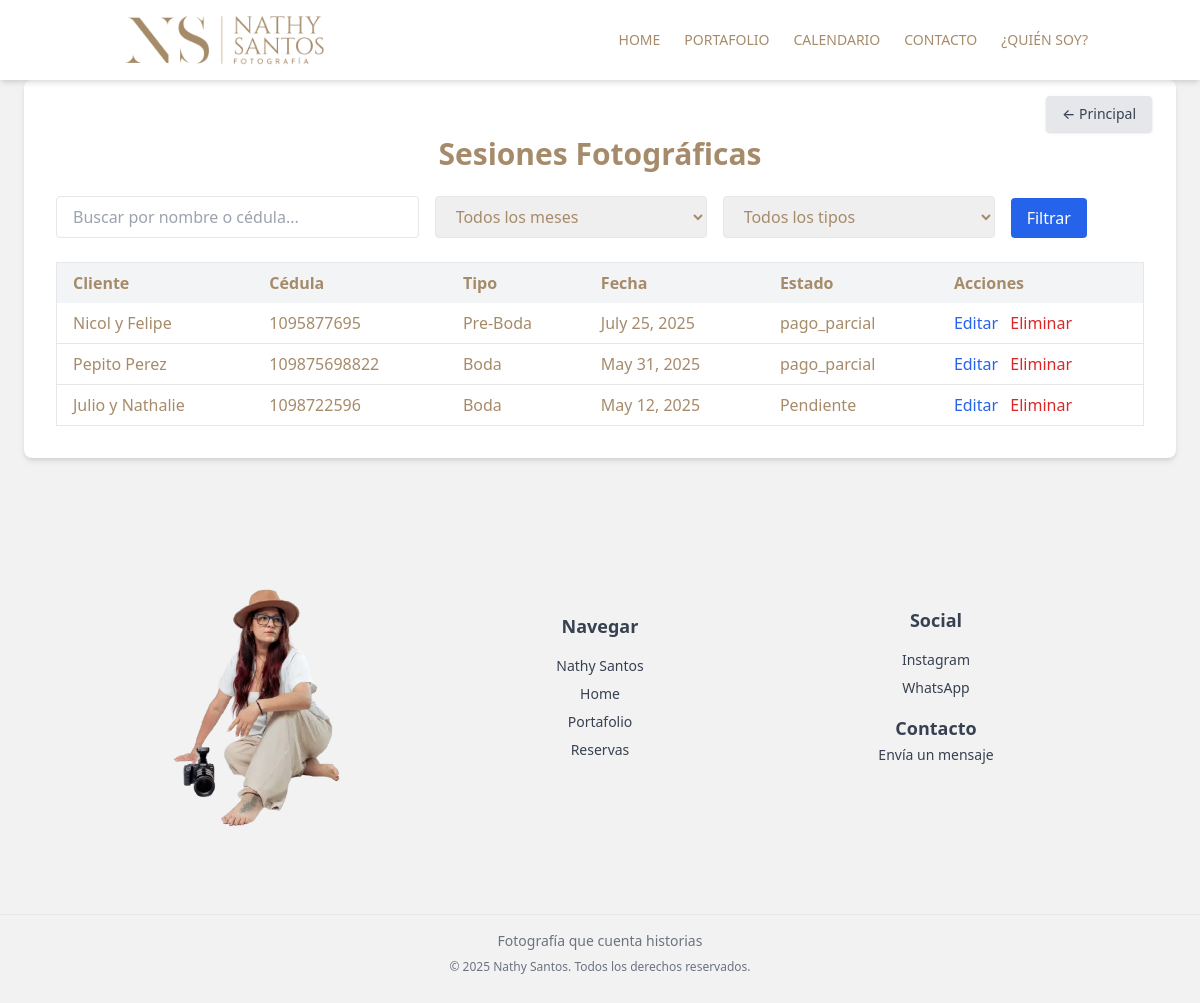
The page /admin-panel/eventos/ (signed in) on the database its author committed.
### admin_NathySantos/models.py (models this page shows, shortened)
class Evento(models.Model):
    tipoEvento = models.ForeignKey(TipoEvento, on_delete=models.CASCADE)
    cliente = models.ForeignKey(Cliente, on_delete=models.CASCADE)
    estado = models.ForeignKey(EstadoEvento, on_delete=models.CASCADE)
    titulo = models.CharField(max_length=200)
    descripcion = models.TextField(blank=True)
    ubicacion = models.CharField(max_length=200)
    fecha_evento = models.DateField()
    fecha_reserva = models.DateField(auto_now_add=True)

class Cliente(models.Model):
    nombre = models.CharField(max_length=100)
    ID_CC = models.CharField(max_length=20, unique=True)
    telefono = models.CharField(max_length=20)
    email = models.EmailField()

class TipoEvento(models.Model):
    nombre = models.CharField(max_length=100)

class EstadoEvento(models.Model):
    estado = models.CharField(max_length=100)

### admin_NathySantos/views.py (the view)
# urls.py: path('admin-panel/eventos/', views.listar_eventos, name='listar_eventos'),
@login_required(login_url='/login/')
def listar_eventos(request):
    estados_eventos()
    query = request.GET.get('q', '').strip()
    tipo = request.GET.get('tipo', '')
    mes = request.GET.get('mes', '')
    eventos = Evento.objects.select_related('cliente', 'tipoEvento', 'estado')
    if query:
        eventos = eventos.filter(
            Q(cliente__nombre__icontains=query) |
            Q(cliente__ID_CC__icontains=query)
        )
    if tipo:
        eventos = eventos.filter(tipoEvento_id=tipo)
    if mes:
        eventos = eventos.filter(fecha_evento__month=mes)
    eventos = eventos.order_by('-fecha_evento')
    tipos = TipoEvento.objects.all()
    return render(request, 'admin_NathySantos/lista_eventos.html', {
        'eventos': eventos,
        'tipos': tipos,
        'meses': meses,
        'query': query,
        'mes': mes,
        'tipo': tipo,
    })

### admin_NathySantos/views.py (called while the page is built)
def estados_eventos():
    from .models import EstadoEvento
    estados = [
        "pendiente",
        "pago_parcial",
        "pago_completo",
        "cancelado"
    ]
    for e in estados:
        EstadoEvento.objects.get_or_create(estado=e)

### admin_NathySantos/templates/admin_NathySantos/lista_eventos.html (shortened to what this page needs)
{% extends 'layouts/app.html' %}
{% block content %}
<section class="p-8 max-w-6xl mx-auto bg-white shadow-md rounded-lg">
  <a href="{% url 'dashboard' %}"
    class="absolute top-24 right-12 bg-gray-200 hover:bg-gray-300 text-gray-700 text-sm font-medium py-2 px-4 rounded flex items-center shadow">
    &#8592; Principal
  </a>
  <h2 class="text-3xl font-bold mb-6 mt-6 text-center">Sesiones Fotográficas</h2>
  <form method="GET" class="flex flex-wrap gap-4 mb-6 items-end">
    <input type="text" name="q" placeholder="Buscar por nombre o cédula..." value="{{ query }}"
      class="border px-4 py-2 rounded w-full md:w-1/3">
    <select name="mes" class="border px-4 py-2 rounded w-full md:w-1/4">
      <option value="">Todos los meses</option>
    </select>
    <select name="tipo" class="border px-4 py-2 rounded w-full md:w-1/4">
      <option value="">Todos los tipos</option>
    </select>
    <button type="submit" class="bg-blue-600 hover:bg-blue-700 text-white px-4 py-2 rounded">Filtrar</button>
  </form>
  <div class="overflow-x-auto">
    <table class="w-full border text-left">
      <thead class="bg-gray-100">
        <tr>
          <th class="px-4 py-2">Cliente</th>
          <th class="px-4 py-2">Cédula</th>
          <th class="px-4 py-2">Tipo</th>
          <th class="px-4 py-2">Fecha</th>
          <th class="px-4 py-2">Estado</th>
          <th class="px-4 py-2">Acciones</th>
        </tr>
      </thead>
      <tbody>
        {% for evento in eventos %}
        <tr class="border-b">
          <td class="px-4 py-2">{{ evento.cliente.nombre }}</td>
          <td class="px-4 py-2">{{ evento.cliente.ID_CC }}</td>
          <td class="px-4 py-2">{{ evento.tipoEvento.nombre }}</td>
          <td class="px-4 py-2">{{ evento.fecha_evento }}</td>
          <td class="px-4 py-2">{{ evento.estado.estado }}</td>
          <td class="px-4 py-2 space-x-2">
            <a href="{% url 'editar_evento' evento.pk %}" class="text-blue-600 hover:underline">Editar</a>
            <form method="POST" action="{% url 'eliminar_evento' evento.pk %}" class="inline"
              onsubmit="return confirm('¿Eliminar esta sesión?');">
              <button type="submit" class="text-red-600 hover:underline">Eliminar</button>
            </form>
          </td>
        </tr>
        {% empty %}
        <tr>
          <td colspan="6" class="text-center py-4 text-gray-500">No hay sesiones encontradas.</td>
        </tr>
        {% endfor %}
      </tbody>
    </table>
  </div>
</section>
{% endblock %}

### static/css/custom.css (style rules this page uses)
* { margin: 0; padding: 0; box-sizing: border-box; }

### rows shown on the page
Evento: cliente.nombre "Nicol y Felipe", cliente.ID_CC "1095877695", tipoEvento.nombre "Pre-Boda", fecha_evento "July 25, 2025", estado.estado "pago_parcial"
Evento: cliente.nombre "Pepito Perez", cliente.ID_CC "109875698822", tipoEvento.nombre "Boda", fecha_evento "May 31, 2025", estado.estado "pago_parcial"
Evento: cliente.nombre "Julio y Nathalie", cliente.ID_CC "1098722596", tipoEvento.nombre "Boda", fecha_evento "May 12, 2025", estado.estado "Pendiente"
